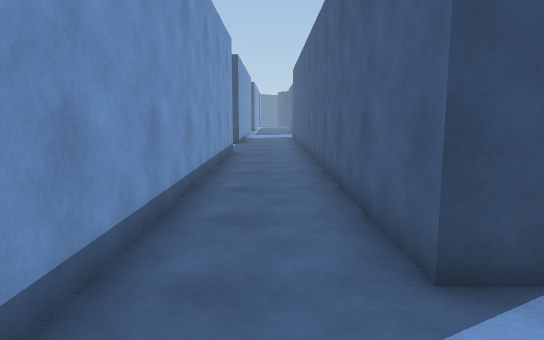
View 1 (above)

24 first-person views from a walk through a 3-D level made in the Unity game engine. The camera is 1.3 m above the floor, tilts 8° down and sees 70° across. Doors are open. The floor is counted in squares, 1 m on a side. Each view is taken from the middle of a square. On the plan, view 1 faces up. The plan holds only what a view shows up to about 16 squares ahead; the rest is blank. The place goes on beyond the plan.

View 2
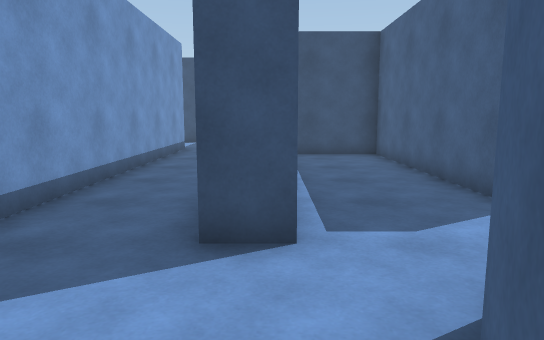

View 3
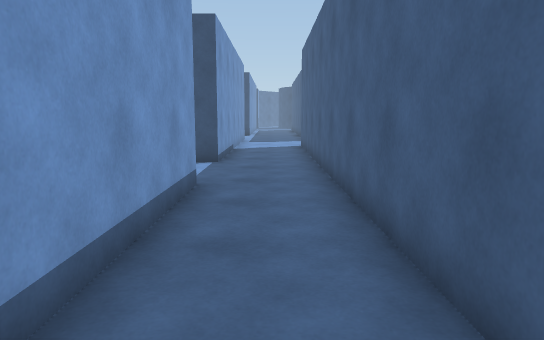

View 4
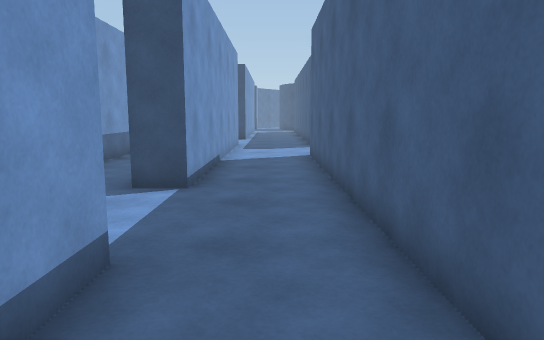

View 5
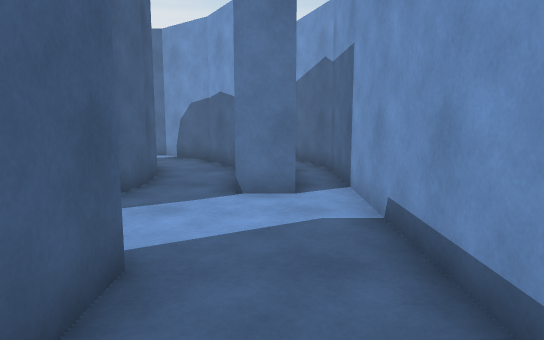

View 6
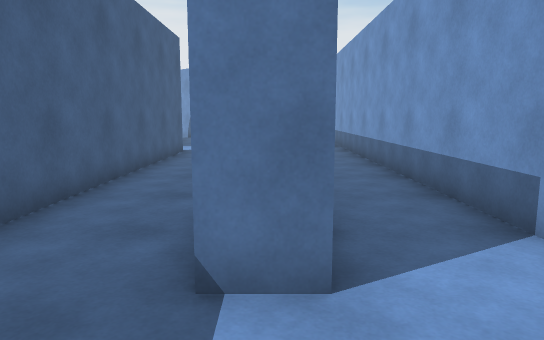

View 7
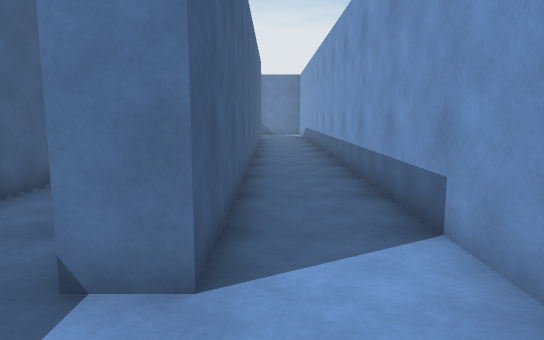

View 8
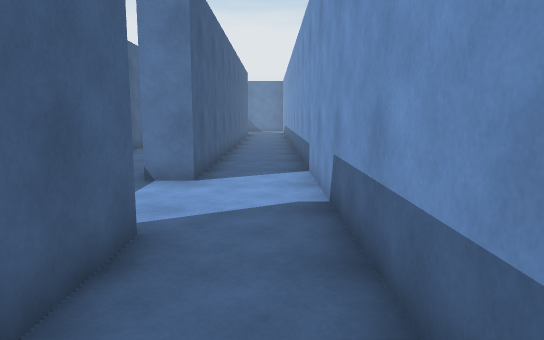

View 9
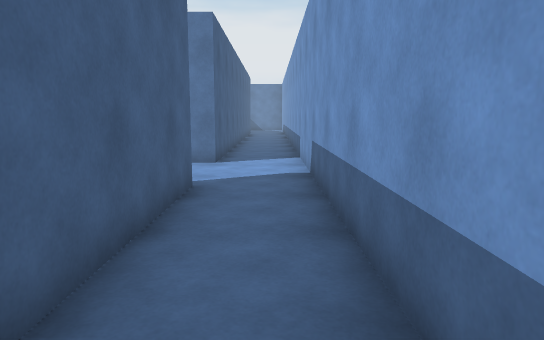

View 10
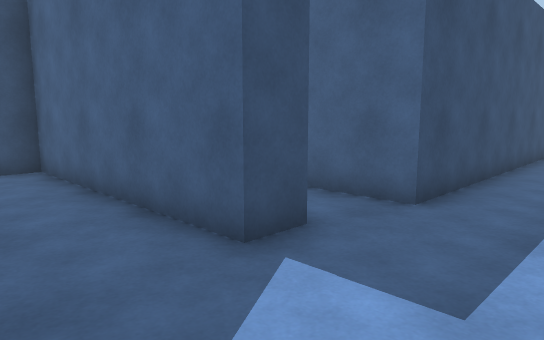

View 11
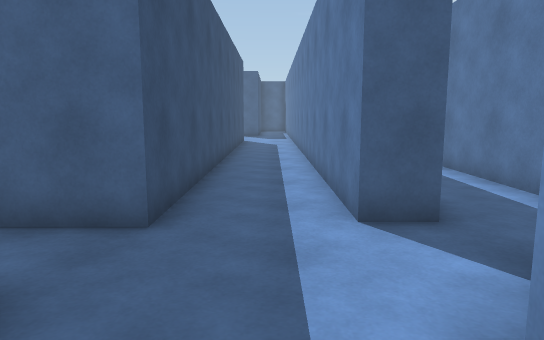

View 12
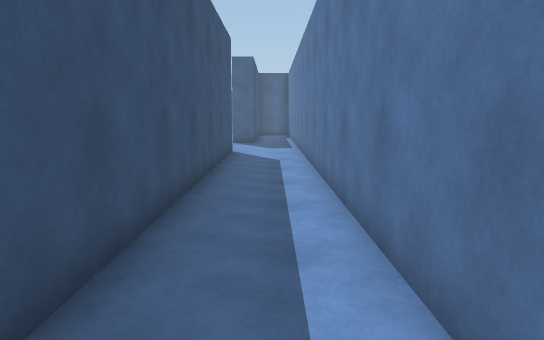

View 13
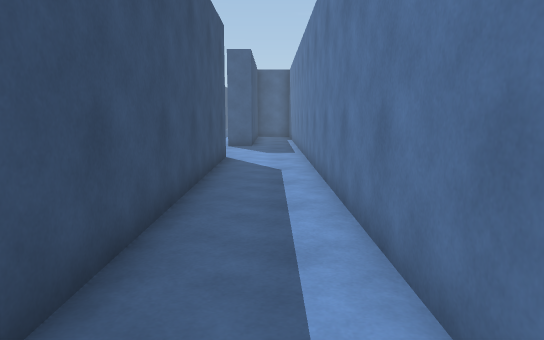

View 14
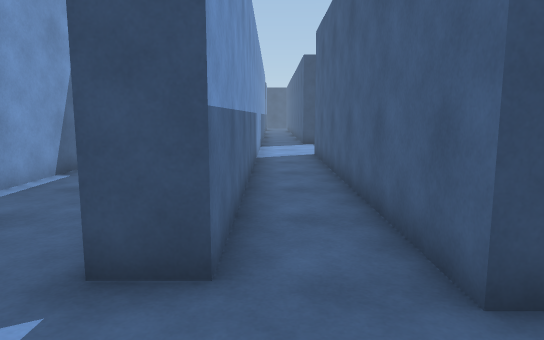

View 15
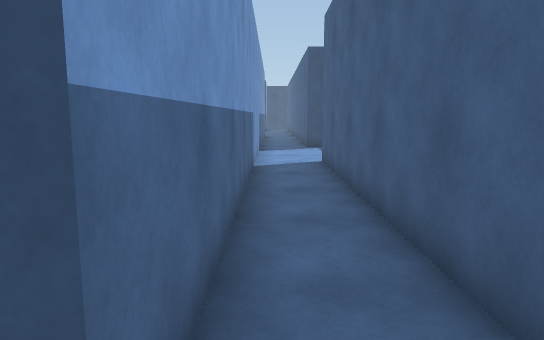

View 16
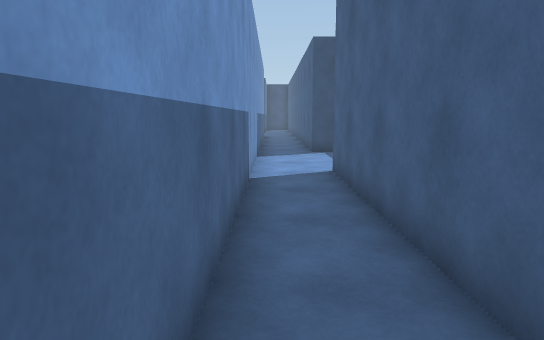

View 17
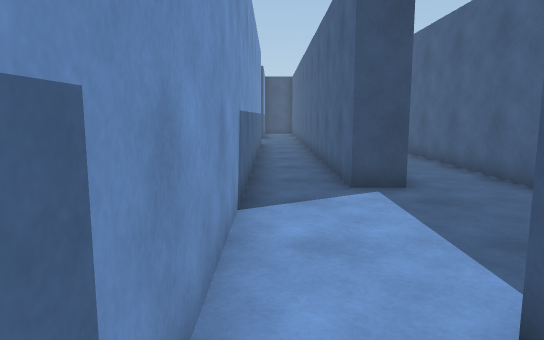

View 18
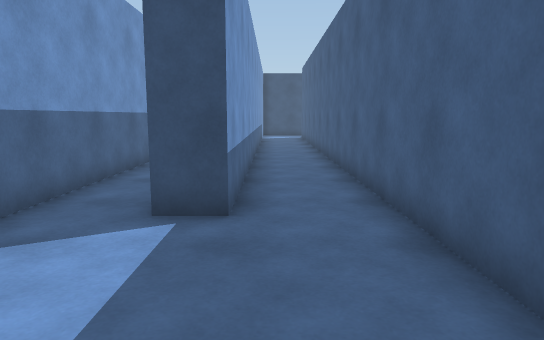

View 19
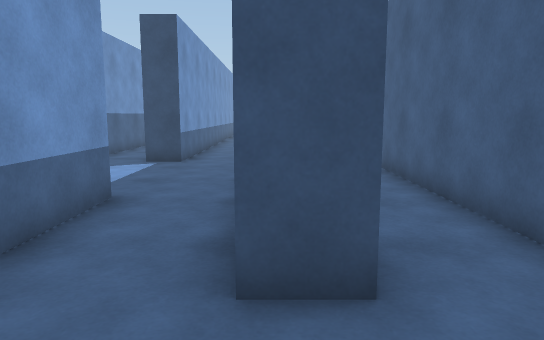

View 20
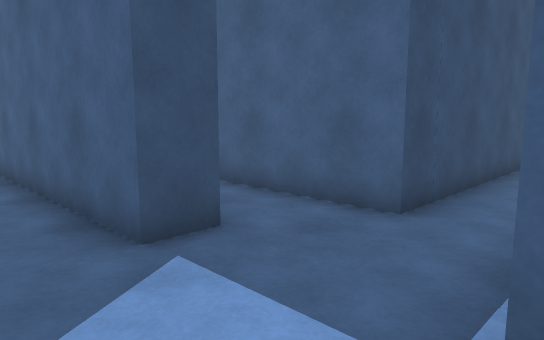

View 21
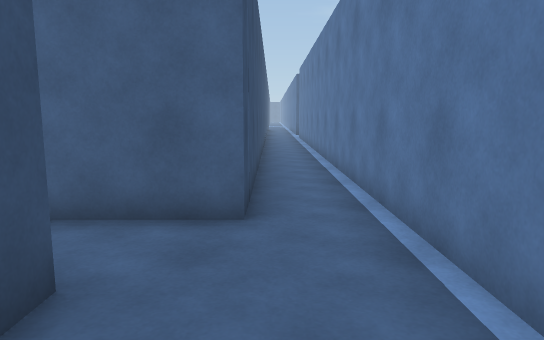

View 22
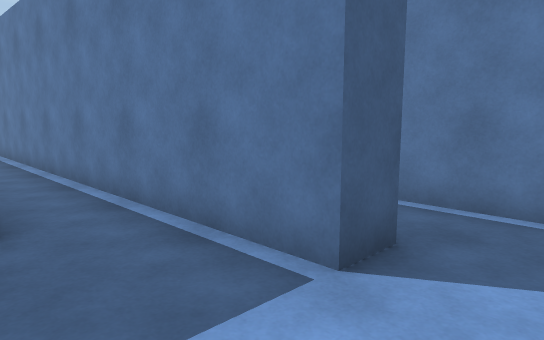

View 23
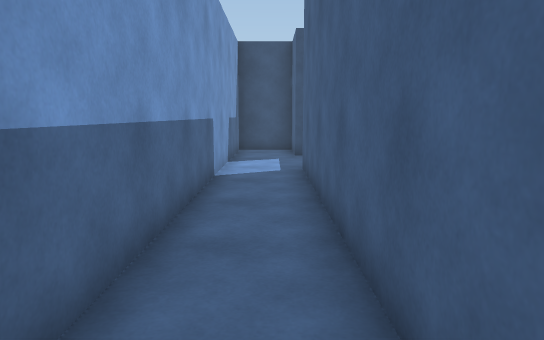

View 24
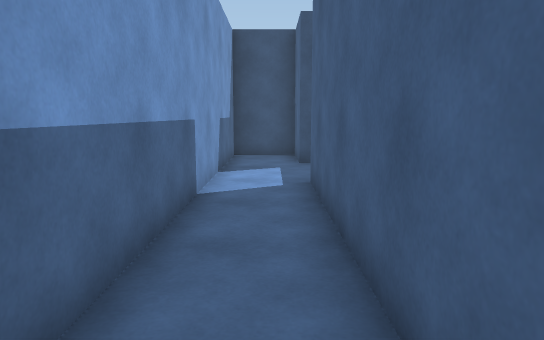

### Floor plan
Points are (right, up) in squares from view 1. A wall is a line through its corners. A room is listed if a view was taken in it or the views show most of it. See-through windows are left out.
Room 1 (views 1, 2, 3, 4, 5, 6, 7, 8, 9, 10)
walls: (2.4, 2.8) (1.3, 2.8) (1.3, 23.9); (-2.5, 0.9) (-2.5, 14.3) (-1.4, 14.3) (-1.4, -3.5) (-0.7, -5.7); (-0.5, -0.4) (0.6, -0.4); (2.6, -0.2) (2.9, 0.6); (2.4, -1.5) (2.5, -0.4); (2.5, -2.5) (2.4, -1.4); (0.9, -3.6) (1.8, -5.2) (3.4, -6.7); (-4.9, 24.4) (-4.9, 0.9); (-1.4, 25.5) (-1.4, 17.9) (-2.5, 17.9) (-2.5, 23)
ways out: opening at (3, 2) to room 2; opening at (3, -5)
Room 2 (views 11, 12, 13, 14, 15, 16, 17)
walls: (8.7, 0.9) (8.7, 1.9) (25.4, 1.9); (2.3, 11.5) (2.3, 8.6); (6.5, 16.6) (6.5, 4.9) (5.5, 4.9) (5.5, 12.1) (2.9, 12.1); (24.2, 4.4) (8.4, 4.4) (8.4, 15.1)
ways out: opening at (3, 2) to room 1; opening at (7.5, 15.5) to room 3; opening at (8, 0)
Room 3 (views 18, 19, 20, 21, 22, 23, 24)
walls: (9.4, 15.1) (9.4, 12.5); (12.8, 11.6) (11.8, 11.6) (11.8, 25.5); (14.8, 23.6) (14.8, 25.5); (11.8, 7.4) (11.8, 8.4) (25.4, 8.4); (12.7, 25.5) (12.7, 12.6); (9.4, 25.2) (9.4, 19.9) (8.4, 19.9) (8.4, 25.5); (6.5, 25.5) (6.5, 16.6); (25.2, 10.3) (14.8, 10.3) (14.8, 20.6)
ways out: opening at (7.5, 15.5) to room 2; opening at (10.5, 8)

Where each view was taken, in squares from view 1:
view 1: 0 up, 0 right, facing up
view 2: 1 down, 2 right, facing up
view 3: 7 up, 0 right, facing up
view 4: 11 up, 0 right, facing up
view 5: 6 up, 0 right, facing down
view 6: 17 up, 2 left, facing down
view 7: 17 up, 3 left, facing down
view 8: 22 up, 4 left, facing down
view 9: 25 up, 4 left, facing down
view 10: 2 up, 3 right, facing up-right
view 11: 3 up, 4 right, facing right
view 12: 3 up, 10 right, facing right
view 13: 3 up, 12 right, facing right
view 14: 2 up, 7 right, facing up
view 15: 4 up, 7 right, facing up
view 16: 6 up, 7 right, facing up
view 17: 13 up, 7 right, facing up
view 18: 15 up, 10 right, facing up
view 19: 9 up, 12 right, facing up
view 20: 8 up, 10 right, facing up-right
view 21: 10 up, 10 right, facing right
view 22: 11 up, 10 right, facing down-right
view 23: 11 up, 14 right, facing up
view 24: 13 up, 14 right, facing up
